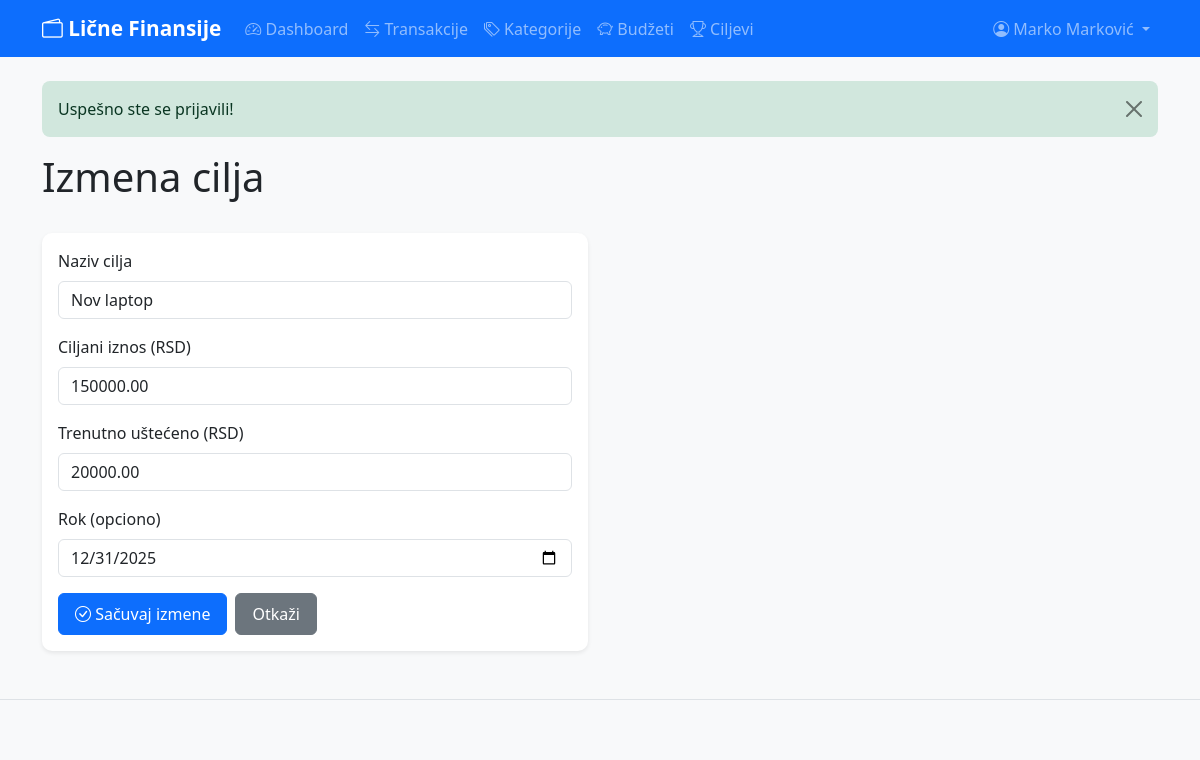
Screenshot of /goals/edit.php?id=2 (signed in) with the database file from the repository.
### tables this page shows
CREATE TABLE goals (
    id INT AUTO_INCREMENT PRIMARY KEY,
    user_id INT NOT NULL,
    title VARCHAR(200) NOT NULL,
    target_amount DECIMAL(12,2) NOT NULL,
    current_amount DECIMAL(12,2) DEFAULT 0.00,
    deadline DATE NULL,
    created_at TIMESTAMP DEFAULT CURRENT_TIMESTAMP,
    FOREIGN KEY (user_id) REFERENCES users(id) ON DELETE CASCADE,
    INDEX idx_user (user_id)
);

### src/Core/Database.php (called while the page is built, shortened)
<?php
class Database {
    private static ?PDO $instance = null;
    public static function getInstance(): PDO {
        if (self::$instance === null) {
            try {
                $host = defined('DB_HOST') ? DB_HOST : '127.0.0.1';
                $port = defined('DB_PORT') ? DB_PORT : '3306';
                $name = defined('DB_NAME') ? DB_NAME : 'finance_tracker';
                $charset = defined('DB_CHARSET') ? DB_CHARSET : 'utf8mb4';
                $dsn = "mysql:host={$host};port={$port};dbname={$name};charset={$charset}";
                self::$instance = new PDO($dsn, DB_USER, DB_PASS);
                self::$instance->setAttribute(PDO::ATTR_ERRMODE, PDO::ERRMODE_EXCEPTION);
                self::$instance->setAttribute(PDO::ATTR_DEFAULT_FETCH_MODE, PDO::FETCH_ASSOC);
                self::$instance->setAttribute(PDO::ATTR_EMULATE_PREPARES, false);
            } catch (PDOException $e) {
                die("Greška konekcije: " . $e->getMessage());
            }
        }
        return self::$instance;
    }
}

### src/Repositories/BaseRepository.php (called while the page is built, shortened)
<?php
abstract class BaseRepository implements CrudRepositoryInterface {
    protected PDO $db;
    protected string $table;
    public function __construct() {
        $this->db = Database::getInstance();
    }
    public function findById(int $id): ?array {
        $sql = "SELECT * FROM {$this->table} WHERE id = :id";
        $stmt = $this->db->prepare($sql);
        $stmt->execute(['id' => $id]);
        $result = $stmt->fetch();
        return $result ?: null;
    }
}

### src/Helpers/functions.php (called while the page is built, shortened)
<?php
function e(?string $value): string {
    return htmlspecialchars($value ?? '', ENT_QUOTES, 'UTF-8');
}

### public/goals/edit.php (the view, shortened to what this page needs)
<?php
require_once '../../src/Helpers/functions.php';
spl_autoload_register(function ($class) {
    $prefix = 'App\\';
    $base_dir = __DIR__ . '/../../src/';
    $len = strlen($prefix);
    $relative_class = substr($class, $len);
    $file = $base_dir . str_replace('\\', '/', $relative_class) . '.php';
});
$goalRepo = new GoalRepository();
$id = (int) ($_GET['id'] ?? 0);
$goal = $goalRepo->findById($id);
include '../../views/partials/header.php';
?>
<h1 class="mb-4">Izmena cilja</h1>
<div class="row">
    <div class="col-md-6">
        <div class="card">
            <div class="card-body">
                <form method="POST">
                    <div class="mb-3">
                        <label for="title" class="form-label">Naziv cilja</label>
                        <input type="text" class="form-control" id="title" name="title"
                               value="<?= e($goal['title']) ?>" required>
                    </div>
                    <div class="mb-3">
                        <label for="target_amount" class="form-label">Ciljani iznos (RSD)</label>
                        <input type="number" class="form-control" id="target_amount" name="target_amount"
                               step="0.01" min="0.01" value="<?= $goal['target_amount'] ?>" required>
                    </div>
                    <div class="mb-3">
                        <label for="current_amount" class="form-label">Trenutno uštećeno (RSD)</label>
                        <input type="number" class="form-control" id="current_amount" name="current_amount"
                               step="0.01" min="0" value="<?= $goal['current_amount'] ?>">
                    </div>
                    <div class="mb-3">
                        <label for="deadline" class="form-label">Rok (opciono)</label>
                        <input type="date" class="form-control" id="deadline" name="deadline"
                               value="<?= $goal['deadline'] ?>">
                    </div>
                    <div class="d-flex gap-2">
                        <button type="submit" class="btn btn-primary">
                            <i class="bi bi-check-circle"></i> Sačuvaj izmene
                        </button>
                        <a href="/goals/" class="btn btn-secondary">Otkaži</a>
                    </div>
                </form>
            </div>
        </div>
    </div>
</div>
<?php include '../../views/partials/footer.php'; ?>

### public/assets/css/custom.css (style rules this page uses)
body { background-color: #f8f9fa; font-family: 'Segoe UI', Tahoma, Geneva, Verdana, sans-serif; }
.card { border: none; border-radius: 10px; box-shadow: 0 2px 4px rgba(0, 0, 0, 0.08); transition: transform 0.2s, box-shadow 0.2s; }
.btn { border-radius: 6px; padding: 8px 16px; font-weight: 500; transition: all 0.2s; }
.form-control, .form-select { border-radius: 6px; border: 1px solid #dee2e6; }
.card { animation: fadeIn 0.3s ease-out; }
.mb-4 { margin-bottom: 2rem !important; }

### rows the page displays
goals: title "Nov laptop", target_amount "150000.00", current_amount "20000.00", deadline "12/31/2025"

### other values shown
APP_NAME "Lične Finansije"
Session::get('user_name') "Marko Marković"
$flash['message'] "Uspešno ste se prijavili!"
